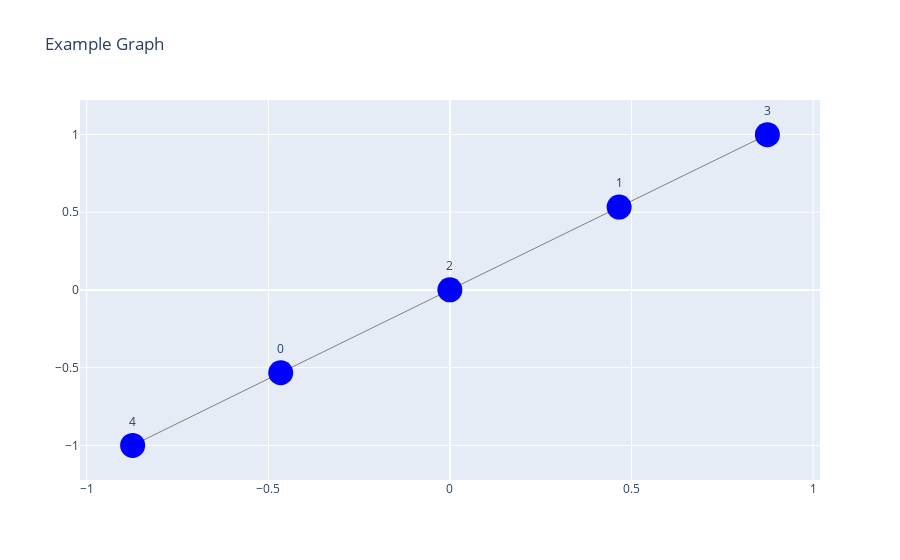

The notebook cell this image was saved under:
### Markdown cell above
#### Illustrative Example
Let's create a graph $G$ with 2 users, 3 items and the following adjacency matrix: $$\begin{bmatrix}0 & 0 & 1 & 0 & 1 \\ 0 & 0 & 1 & 1 & 0 \\ 1 & 1 & 0 & 0 & 0 \\ 0 & 1 & 0 & 0 & 0 \\ 1 & 0 & 0 & 0 & 0\end{bmatrix}.$$

It corresponds to the following schema:

### Code cell
G = nx.from_dict_of_dicts({
    0 : {2 : {}, 4 : {}},
    1 : {2 : {}, 3 : {}},
    2 : {0 : {}, 1 : {}},
    3 : {1 : {}},
    4 : {0 : {}}
})

draw_plotly(G)

### Figure 1 — Plotly figure (JSON) as saved in the notebook; plotly's stock layout.template omitted (floating-point values rounded to 4 significant figures)
{"data": [{"hoverinfo": "none", "line": {"color": "gray", "width": 1}, "mode": "lines", "type": "scatter", "x": [-0.466, -0.0001915, null, -0.466, -0.8738, null, 0.4658, -0.0001915, null, 0.4658, 0.8741, null], "y": [-0.5327, 0.0005091, null, -0.5327, -1, null, 0.5331, 0.0005091, null, 0.5331, 0.9991, null]}, {"marker": {"color": "blue", "size": 25}, "mode": "markers+text", "text": ["0", "1", "2", "3", "4"], "textposition": "top center", "type": "scatter", "x": [-0.466, 0.4658, -0.0001915, 0.8741, -0.8738], "y": [-0.5327, 0.5331, 0.0005091, 0.9991, -1]}], "layout": {"hovermode": "closest", "showlegend": false, "title": {"text": "Example Graph"}}}
